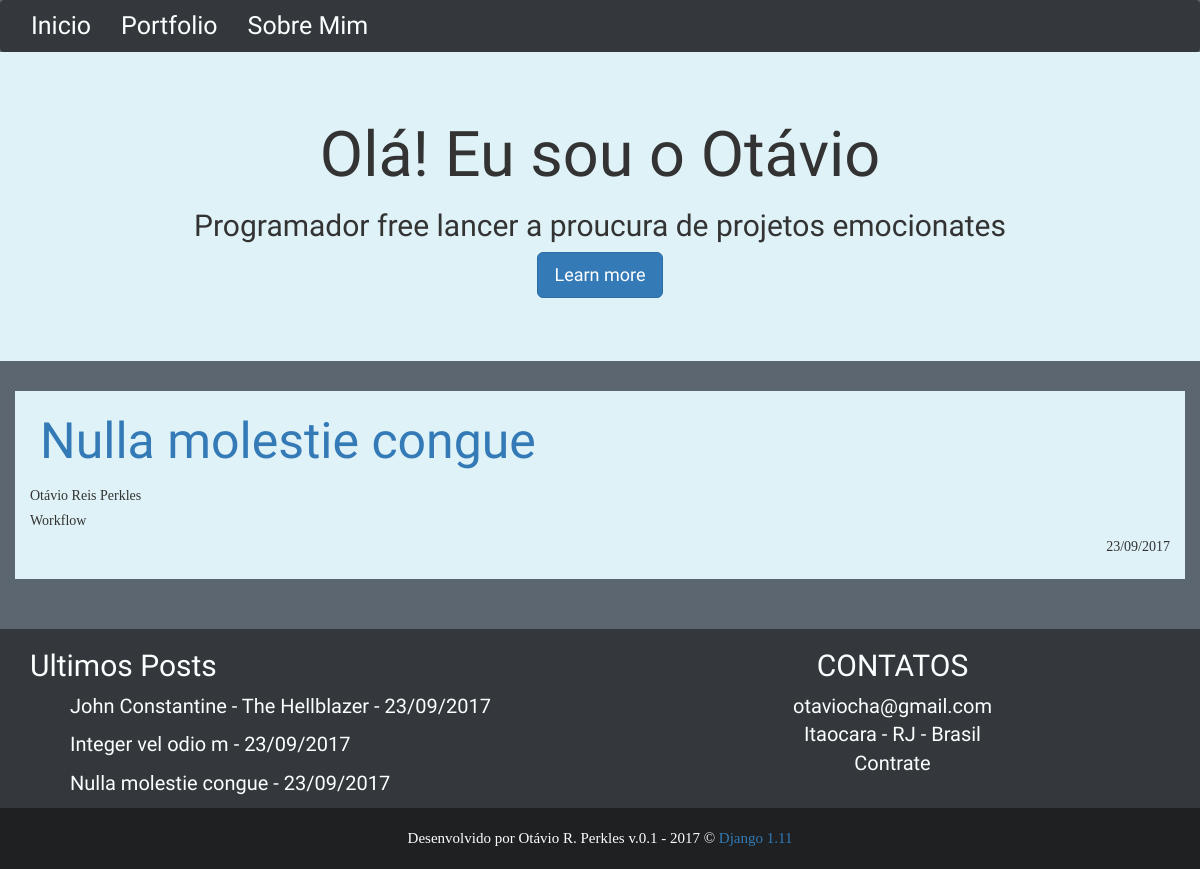
The page /artigos/3 on the database its author committed.
### content/models.py (models this page shows, shortened)
class Article(models.Model):
	titulo = models.CharField(max_length=200)
	photo = models.FileField(upload_to='static', null=True, blank=True) #procurar como fica em produção
	autor = models.CharField(max_length=30)
	corpo = tinymce_models.HTMLField(null=True, blank=True) #Tinymce field
	data = models.DateField()
	tag = models.CharField(max_length=30)
	class Meta:
		ordering = ['-data'] #Ordena minha classe artigo no queryset por data

### content/views.py (the view)
# urls.py: url(r'^artigos/(?P<id_pagina_artigo>\d+)$', views.artigos),
def artigos(request,id_pagina_artigo): #Pega o ID capturado pelo Regex da url e usa como elemento para achar determinado Artigo
	menu = Article.objects.all() #HARDCODED - BUSCAR UMA ALTERNATIVA , TA AQUI SO PARA DEMARCAR
	try:
		materia = Article.objects.get(id=id_pagina_artigo)
	except ObjectDoesNotExist:
		return render(request, '404.html', {'menu':menu})
	return render(request, 'artigo.html', {'teste': materia, 'menu':menu})

### templates/artigo.html (shortened to what this page needs)
{% extends "index.html"%}
{% load static %}
{% block jumbo %}
	<div class="jumbotron">
		<div class='jumbotron_container container'>
  			<h1>Olá! Eu sou o Otávio</h1>
  			<h2>Programador free lancer a proucura de projetos emocionates</h2>
  			<p><a class="btn btn-primary btn-lg" href="#" role="button">Learn more</a></p>
			</div>
	</div>
{% endblock %}
{% block artigo_full %}
<div class='row'>
	<div id='artigo' class='col-lg-12 col-md-12 col-sm-12'>
		<a id='titulo' href="/artigos/{{teste.id}}">{{teste.titulo}}</a>
		<h5 id ='autor'>{{teste.autor}}</h5>
		<h5 id ='tag'>{{teste.tag}}</h5>
		<h5 id ='data'>{{teste.data}}</h5>
	</div>
</div>
{% endblock %}

### templates/index.html (shortened to what this page needs)
{% load static %}
<!DOCTYPE html>
<html lang="pt-br">
	<head>
		<link rel="stylesheet" href="{% static 'css/bootstrap.css' %}">
		<link rel="stylesheet" href="{% static 'css/meucss.css' %}">
		<link href="//netdna.bootstrapcdn.com/font-awesome/3.2.1/css/font-awesome.css" rel="stylesheet">
	</head>
	<body>
		<nav class="navbar navbar-default" role="navigation">
			<div class="navbar-collapse collapse">
				<ul class="nav navbar-nav navbar-left">
					<li><a href="http://127.0.0.1:8000/"> Inicio</a></li>
					<li><a href="http://127.0.0.1:8000/portfolio">Portfolio</a></li>
					<li><a href="http://127.0.0.1:8000/sobremim">Sobre Mim</a></li>
				</ul>
				<ul class="nav navbar-nav navbar-right">
					<li><a href="https://github.com/Perkles" target="_blank" class="icon-github"></a></li>
					<li><a href="https://twitter.com/ZurykMalkin" target="_blank" class="icon-twitter"></a></li>
					<li><a href="https://www.linkedin.com/in/ot%C3%A1vio-reis-perkles-695913141/" target="_blank" class="icon-linkedin"></a></li>
					<li><a href="https://pt.stackoverflow.com/users/92077/ot%C3%A1vio-reis-perkles?tab=profile" target="_blank" class="icon-stackexchange"></a></li>
				</ul>
			</div>
		</nav>
		{% block jumbo %}
		{% endblock %}
		<div class='base container'>
			{% block artigo_full %}{% endblock %}
		</div>
		<div class='pre_footer'>
			<div class='container'>
				<div class='row' >
					<div class='col-lg-6 col-md-6 col-sm-6'>
						<h2>Ultimos Posts</h2>
						{% for item in menu%}
							<ul>
								<li><a href="/artigos/{{item.id}}">{{item.titulo}} - {{item.data}}</a></li>
							</ul>
						{% endfor %}
					</div>
					<div class='contato'>
						<div class='col-lg-6 col-md-6 col-sm-6'>
							<h2>CONTATOS</h2>
							 otaviocha@gmail.com
							<br>
							 Itaocara - RJ - Brasil
							<br>
							 Contrate
						</div>
					</div>
				</div>
			</div>
		</div>
		<div class='footer'>
			Desenvolvido por Otávio R. Perkles v.0.1 - 2017 &copy
			<a href="https://www.djangoproject.com/">Django 1.11</a>
		</div>
	</body>
</html>

### static/css/meucss.css (style rules this page uses)
body { background-color: #5b6670; font-family: 'Antic Slab', serif; font-size: 20px; }
.base { padding-bottom: 50px; }
.jumbotron { background-color: #dff2f7; }
.jumbotron_container { text-align: center; font-family: 'Amatic SC', cursive; }
.pre_footer { color:#faffff; background-color: #34383c; text-align: left; font-family: 'Amatic SC', cursive; }
.pre_footer ul { list-style-type : none; }
.pre_footer a { text-decoration: none; }
.pre_footer ul li a { color:#faffff; }
.footer { padding:20px; font-size: 15px; font-family: 'Antic Slab', serif; color:#faffff; background-color: #1e2022; text-align: center; }
.footer a { text-decoration: none; }
.contato { text-align: center; }
.navbar { margin-bottom: 0; background-color: #34383c; border-color: #34383c; }
.nav.navbar-nav.navbar-left li a { font-size: 25px; font-family: 'Amatic SC', cursive; color:#faffff; }
.nav.navbar-nav.navbar-right li a { color:#faffff; }
#artigo { background-color: #dff2f7; padding: 15px; }
#titulo { font-family: 'Amatic SC', cursive; margin:10px; font-size: 50px; text-decoration: none; }
#data { text-align: right; }
#tag { text-align: left; }

### rows shown on the page
Article: titulo "Nulla molestie congue", autor "Otávio Reis Perkles", tag "Workflow", data "23/09/2017"
Article: titulo "John Constantine - The Hellblazer", data "23/09/2017"
Article: titulo "Integer vel odio m", data "23/09/2017"
